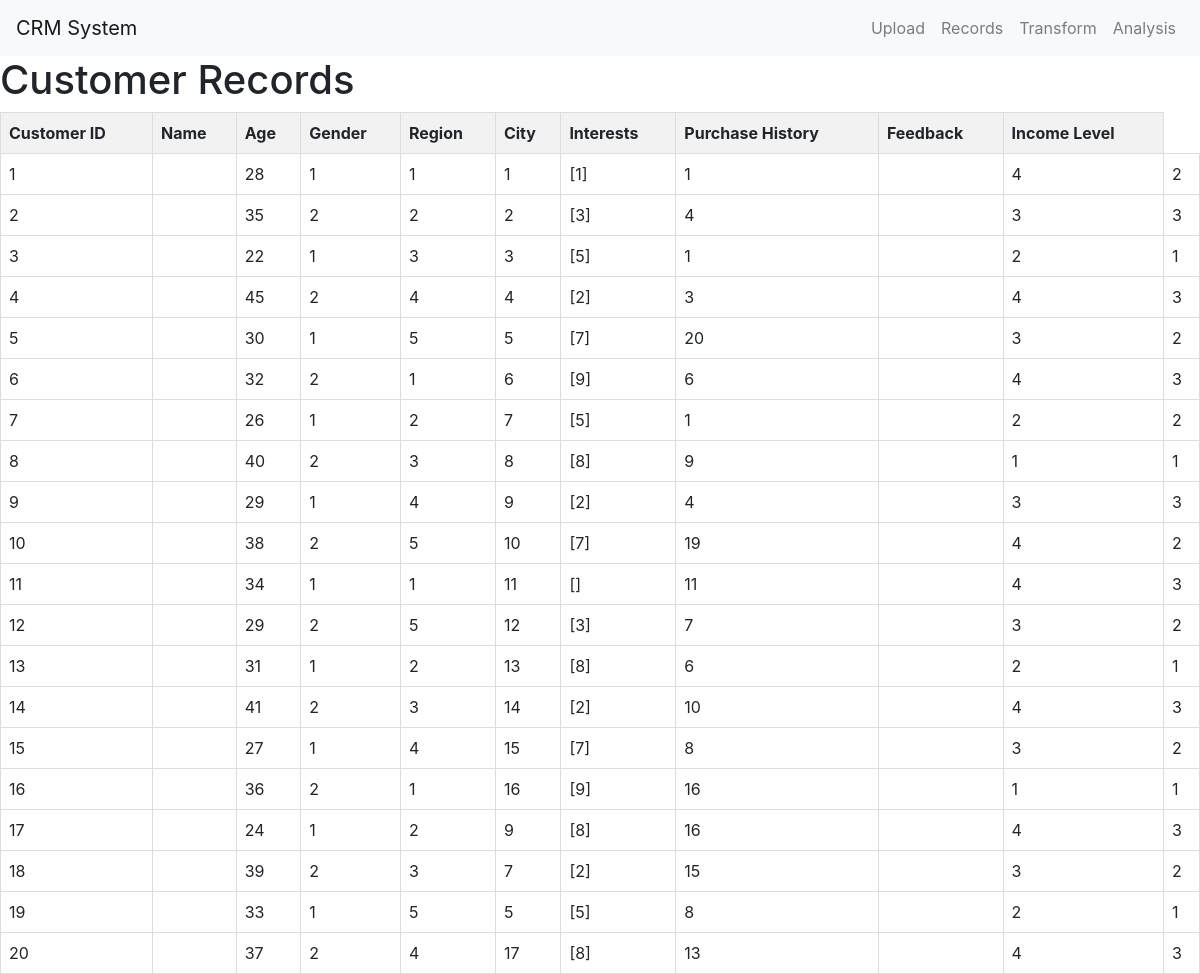
/data/transform/, run on the app's committed database.
### dataupload/models.py (models this page shows, shortened)
class NumericData(models.Model):
    CustomerID = models.CharField(max_length=50, unique=True, blank=False, default='unknown')
    Age = models.IntegerField(blank=True, null=True)  # Store age as numeric
    Gender = models.IntegerField(blank=True, null=True)  # Encode Gender as numeric (e.g., Male=1, Female=0)
    Region = models.IntegerField(blank=True, null=True)  # Encode regions as numeric
    City = models.IntegerField(blank=True, null=True)  # Encode cities as numeric
    Interests = models.JSONField(blank=True, default=dict)  # Keep original interests for reference
    Feedback = models.IntegerField(blank=True, null=True)  # Convert feedback to numeric
    Income_Level = models.IntegerField(blank=True, null=True)  # Encode income levels as numeric
    Purchase_History = models.JSONField(blank=True, default=dict)

### dataupload/views.py (the view)
# urls.py: path('transform/', views.transform_data, name='transformdata'),
def transform_data(request):
    json_records = JSONData.objects.all()
    FEEDBACK_MAPPING = {
        'Very satisfied': 4,
        'Satisfied': 3,
        'Neutral': 2,
        'Dissatisfied': 1,
        'Not specified': 0
    }
    REGION_MAPPING = {
        'North': 1,
        'West': 2,
        'South': 3,
        'Central': 4,
        'East': 5,
        'Not specified': 0
    }
    INCOME_MAPPING = {
        'Lower': 1,
        'Middle': 2,
        'Upper': 3,
        'Not specified': 0
    }
    GENDER_MAPPING = {
        'Female': 1,
        'Male': 2,
        'Not specified': 0
    }
    CITY_MAPPING = {
        'Delhi': 1, 'Mumbai': 2, 'Bengaluru': 3, 'Lucknow': 4,
        'Kolkata': 5, 'Chennai': 6, 'Hyderabad': 7, 'Pune': 8,
        'Ahmedabad': 9, 'Jaipur': 10, 'Noida': 11, 'Bhubaneswar': 12,
        'Surat': 13, 'Kochi': 14, 'Nagpur': 15, 'Agra': 16, 'Indore': 17,
        'Not specified': 0
    }
    INTERESTS_MAPPING = {
        'Shopping': 1, 'Travel': 2, 'Technology': 3, 'Sports': 4,
        'Fashion': 5, 'Music': 6, 'Fitness': 7, 'Cooking': 8,
        'Photography': 9, 'Gaming': 10, 'Accessories': 11, 'Gadgets': 12,
        'Kitchen Utensils': 13, 'Clothing': 14, 'Gym Equipment': 15,
        'Travel Gear': 16, 'Yoga Accessories': 17, 'Smartwatch': 18,
        'Fitness Gear': 19, 'Music Instruments': 20, 'Cooking Books': 21,
        'Camera': 22, 'Cookbook': 23, 'Fitness Classes': 24,
        'Cooking Utensils': 25
    }
    PURCHASE_MAPPING = {
        'Clothing': 1, 'Electronics': 2, 'Cooking Utensils': 3, 'Gadgets': 4,
        'Fitness Equipment': 5, 'Cameras': 6, 'Gaming Console': 7, 'Gym Equipment': 8,
        'Cooking Books': 9, 'Travel Guide': 10, 'Yoga Mat': 11, 'Smartwatch': 12,
        'Cookbook': 13, 'Smartphone': 14, 'Travel Backpack': 15,
        'Technology': 16, 'Kitchen Utensils': 17, 'Fashion Accessories': 18,'Fitness Classes':19,'Fitness Gear':20
    }
    def parse_array_field(field_value):
        if isinstance(field_value, str):
            try:
                return json.loads(field_value)
            except json.JSONDecodeError:
                return [x.strip() for x in field_value.split(',') if x.strip()]
        elif isinstance(field_value, list):
            return field_value
        elif field_value is None:
            return []
        else:
            return [field_value]
    def convert_interests(interests_data):
        interests = parse_array_field(interests_data)
        if interests and all(isinstance(x, (int, float)) for x in interests):
            return interests
        numeric_interests = []
        for interest in interests:
            if isinstance(interest, (int, float)):
                numeric_interests.append(int(interest))
            else:
                numeric_value = INTERESTS_MAPPING.get(str(interest).strip(), 0)
                if numeric_value != 0:
                    numeric_interests.append(numeric_value)
        return numeric_interests
    def convert_purchase_history(purchase_data):
        purchases = parse_array_field(purchase_data)
        if purchases and all(isinstance(x, (int, float)) for x in purchases):
            return purchases
        numeric_purchases = []
        for purchase in purchases:
            if isinstance(purchase, (int, float)):
                numeric_purchases.append(int(purchase))
            else:
                numeric_value = PURCHASE_MAPPING.get(str(purchase).strip(), 0)
                if numeric_value != 0:
                    numeric_purchases.append(numeric_value)
        return numeric_purchases
    def process_date(date_str):
        if not date_str:
            return None
        try:
            return datetime.strptime(date_str, '%Y-%m-%d')
        except (ValueError, TypeError):
            return None
    transformed_records = []
    errors = []
    for record in json_records:
        try:
            numeric_record, created = NumericData.objects.get_or_create(
                CustomerID=record.CustomerID
            )
            numeric_record.Age = record.Age if record.Age is not None else 0
            numeric_record.Gender = GENDER_MAPPING.get(record.Gender, 0)
            numeric_record.Region = REGION_MAPPING.get(record.Region, 0)
            numeric_record.City = CITY_MAPPING.get(record.City, 0)
            numeric_record.Feedback = FEEDBACK_MAPPING.get(record.Feedback, 0)
            numeric_record.Income_Level = INCOME_MAPPING.get(record.Income_Level, 0)
            interests = convert_interests(record.Interests)
            numeric_record.Interests = interests
            purchases = convert_purchase_history(record.Purchase_History)
            numeric_record.Purchase_History = purchases
            numeric_record.Last_Purchase_Date = process_date(record.Last_Purchase_Date)
            numeric_record.Total_Purchases = len(purchases)
            numeric_record.Unique_Categories = len(set(purchases))
            print(f"Record {record.CustomerID}:")
            print(f"Original Interests: {record.Interests}")
            print(f"Converted Interests: {interests}")
            print(f"Original Purchase History: {record.Purchase_History}")
            print(f"Converted Purchase History: {purchases}")
            numeric_record.save()
            transformed_records.append(numeric_record)
        except Exception as e:
            error_msg = f"Error processing record {record.CustomerID}: {str(e)}"
            print(error_msg)
            errors.append(error_msg)
            continue
    summary = {
        'total_records': len(json_records),
        'successfully_transformed': len(transformed_records),
        'errors': len(errors),
        'error_messages': errors,
        'mappings': {
            'feedback': FEEDBACK_MAPPING,
            'region': REGION_MAPPING,
            'income': INCOME_MAPPING,
            'gender': GENDER_MAPPING,
            'city': CITY_MAPPING,
            'interests': INTERESTS_MAPPING,
            'purchases': PURCHASE_MAPPING
        }
    }
    num_obj = NumericData.objects.all()
    return render(request, 'transformation_summary.html', {
        'summary': summary,
        'records': transformed_records,
        'records': num_obj
    })

### templates/transformation_summary.html (shortened to what this page needs)
<!DOCTYPE html>
<html lang="en">
<head>
        <link rel="stylesheet" href="https://maxcdn.bootstrapcdn.com/bootstrap/4.5.2/css/bootstrap.min.css">
</head>
<body>
<nav class="navbar navbar-expand-lg navbar-light bg-light">
    <a class="navbar-brand" href="{% url 'home' %}">CRM System</a>
    <div class="collapse navbar-collapse" id="navbarNav">
        <ul class="navbar-nav ml-auto">
            <li class="nav-item">
                <a class="nav-link" href="{% url 'upload_json' %}">Upload</a>
            </li>
            <li class="nav-item">
                <a class="nav-link" href="{% url 'records' %}">Records</a>
            </li>
            <li class="nav-item">
                <a class="nav-link" href="{% url 'transformdata' %}">Transform</a>
            </li>
            <li class="nav-item">
                <a class="nav-link" href="{% url 'analysis' %}">Analysis</a>
            </li>
        </ul>
    </div>
</nav>
    <h1>Customer Records</h1>
    <table>
        <thead>
            <tr>
                <th>Customer ID</th>
                <th>Name</th>
                <th>Age</th>
                <th>Gender</th>
                <th>Region</th>
                <th>City</th>
                <th>Interests</th>
                <th>Purchase History</th>
                <th>Feedback</th>
                <th>Income Level</th>
            </tr>
        </thead>
        <tbody>
            {% for record in records %}
            <tr>
                <td>{{ record.CustomerID }}</td>
                <td>{{ record.Name }}</td>
                <td>{{ record.Age }}</td>
                <td>{{ record.Gender }}</td>
                <td>{{ record.Region }}</td>
                <td>{{ record.City }}</td>
                <td>{{ record.Interests }}</td>
                <td>{{ record.Purchase_History|join:", " }}</td>
                <td>{{ record.Last_Purchase_Date }}</td>
                <td>{{ record.Feedback }}</td>
                <td>{{ record.Income_Level }}</td>
            </tr>
            {% empty %}
            <tr>
                <td colspan="11">No records found.</td>
            </tr>
            {% endfor %}
        </tbody>
    </table>
</body>
</html>

### templates/transformation_summary.html (style rules this page uses)
table { width: 100%; border-collapse: collapse; }
th, td { border: 1px solid #ddd; padding: 8px; text-align: left; }
th { background-color: #f2f2f2; }

### data on the page
NumericData: CustomerID "1", Age "28", Gender "1", Region "1", City "1", Interests "[1]", Purchase_History "1", Feedback "4", Income_Level "2"
NumericData: CustomerID "2", Age "35", Gender "2", Region "2", City "2", Interests "[3]", Purchase_History "4", Feedback "3", Income_Level "3"
NumericData: CustomerID "3", Age "22", Gender "1", Region "3", City "3", Interests "[5]", Purchase_History "1", Feedback "2", Income_Level "1"
NumericData: CustomerID "4", Age "45", Gender "2", Region "4", City "4", Interests "[2]", Purchase_History "3", Feedback "4", Income_Level "3"
NumericData: CustomerID "5", Age "30", Gender "1", Region "5", City "5", Interests "[7]", Purchase_History "20", Feedback "3", Income_Level "2"
NumericData: CustomerID "6", Age "32", Gender "2", Region "1", City "6", Interests "[9]", Purchase_History "6", Feedback "4", Income_Level "3"
NumericData: CustomerID "7", Age "26", Gender "1", Region "2", City "7", Interests "[5]", Purchase_History "1", Feedback "2", Income_Level "2"
NumericData: CustomerID "8", Age "40", Gender "2", Region "3", City "8", Interests "[8]", Purchase_History "9", Feedback "1", Income_Level "1"
NumericData: CustomerID "9", Age "29", Gender "1", Region "4", City "9", Interests "[2]", Purchase_History "4", Feedback "3", Income_Level "3"
NumericData: CustomerID "10", Age "38", Gender "2", Region "5", City "10", Interests "[7]", Purchase_History "19", Feedback "4", Income_Level "2"
NumericData: CustomerID "11", Age "34", Gender "1", Region "1", City "11", Interests "[]", Purchase_History "11", Feedback "4", Income_Level "3"
NumericData: CustomerID "12", Age "29", Gender "2", Region "5", City "12", Interests "[3]", Purchase_History "7", Feedback "3", Income_Level "2"
NumericData: CustomerID "13", Age "31", Gender "1", Region "2", City "13", Interests "[8]", Purchase_History "6", Feedback "2", Income_Level "1"
NumericData: CustomerID "14", Age "41", Gender "2", Region "3", City "14", Interests "[2]", Purchase_History "10", Feedback "4", Income_Level "3"
NumericData: CustomerID "15", Age "27", Gender "1", Region "4", City "15", Interests "[7]", Purchase_History "8", Feedback "3", Income_Level "2"
NumericData: CustomerID "16", Age "36", Gender "2", Region "1", City "16", Interests "[9]", Purchase_History "16", Feedback "1", Income_Level "1"
NumericData: CustomerID "17", Age "24", Gender "1", Region "2", City "9", Interests "[8]", Purchase_History "16", Feedback "4", Income_Level "3"
NumericData: CustomerID "18", Age "39", Gender "2", Region "3", City "7", Interests "[2]", Purchase_History "15", Feedback "3", Income_Level "2"
NumericData: CustomerID "19", Age "33", Gender "1", Region "5", City "5", Interests "[5]", Purchase_History "8", Feedback "2", Income_Level "1"
NumericData: CustomerID "20", Age "37", Gender "2", Region "4", City "17", Interests "[8]", Purchase_History "13", Feedback "4", Income_Level "3"
